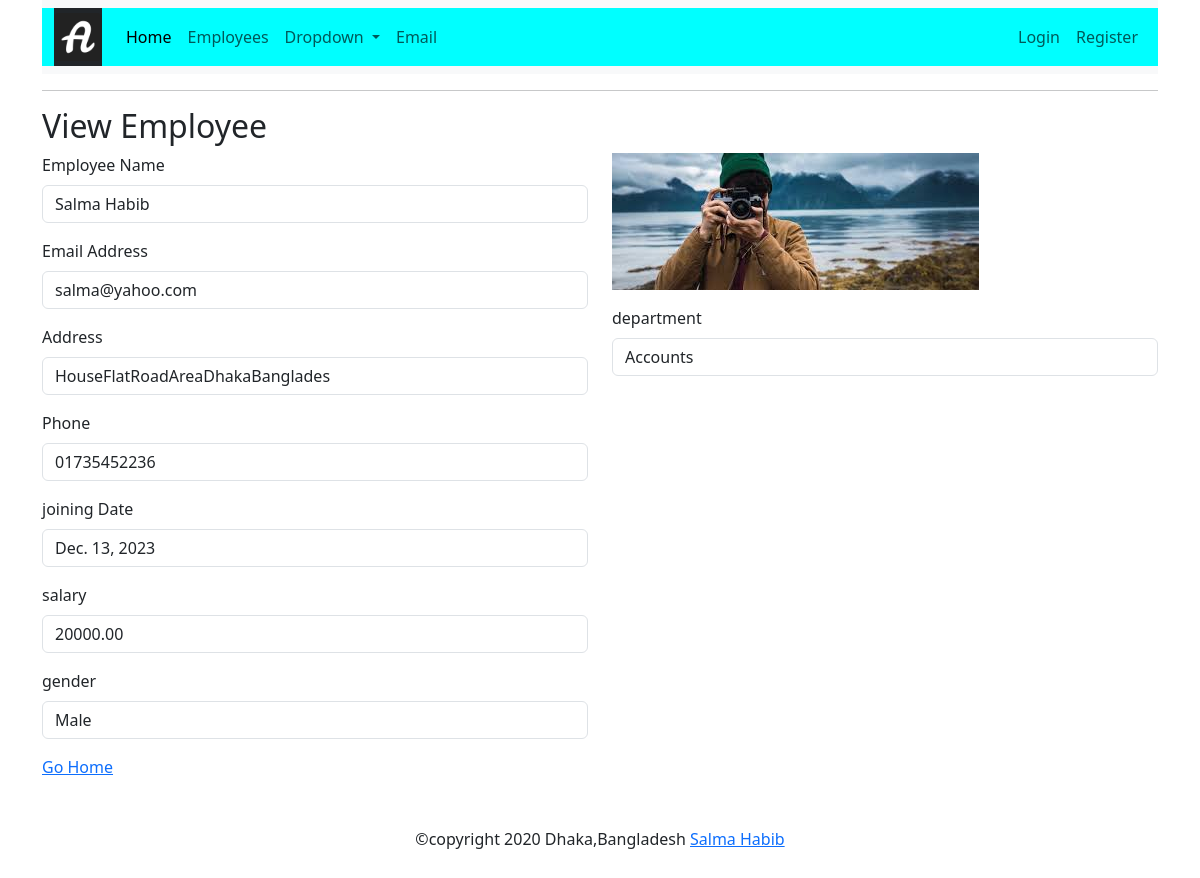
Page /myapp/details/3/ on the committed database.
### myapp/models.py (models this page shows, shortened)
class Employee(models.Model):
    GENDER_CHOICES = [
        ("Male","Male"), ("Female","Female"), ("Other","Other"),
    ]
    name= models.CharField('Employee Name', max_length=100)
    email= models.EmailField('Employee Email', max_length=100, unique=True)
    address= models.TextField('Employee address', max_length=500)
    phone= models.CharField('Employee phone',max_length=20)
    doj= models.DateField('Date of Joining',default=datetime.now, blank= True)
    salary= models.DecimalField('Employee salary',max_digits=8,decimal_places=2)
    gender= models.CharField('Gender', max_length=10,choices=GENDER_CHOICES,default='Male')
    photo= models.FileField('Employee Photo', upload_to='employee', default= 'employee/blank.jpg')
    department= models.ForeignKey(Department, on_delete=models.CASCADE)

class Department (models.Model):
    name= models. CharField('Department name',max_length=40)
    def __str__(self):
        return self.name

### myapp/views.py (the view)
# urls.py: path('details/<int:id>/',views.view_employee,name='employee_view'),
def view_employee(request,id):
    emp = Employee.objects.get(pk=id)
    context = {'employee':emp,'title': 'Employee Details'}
    return render(request,'view_emp.html',context)

### templates/view_emp.html (shortened to what this page needs)
{% extends "base.html" %}
{% block content %}
<form method="post" enctype="multipart/form-data">
    <h2>View Employee</h2>
    <div class="row">
        <div class="col">
            <div class="mb-3">
                <label for="id_name"class="form-label">Employee Name</label>
                <input type="text" class="form-control" id="id_name" value="{{ employee.name }}">
            </div>
            <div class="mb-3">
                <label for="exampleInputName"class="form-label">Email Address</label>
                <input type="text" class="form-control" id="id_name" value="{{ employee.email }}">
            </div>
            <div class="mb-3">
                <label for="exampleInputName"class="form-label">Address</label>
                <input type="text" class="form-control" id="id_name" value="{{ employee.address }}">
            </div>
                <div class="mb-3">
                    <label for="exampleInputName"class="form-label">Phone</label>
                    <input type="text" class="form-control" id="id_name" value="{{ employee.phone }}">
                </div>
                    <div class="mb-3">
                        <label for="exampleInputName"class="form-label">joining Date</label>
                        <input type="text" class="form-control" id="id_name" value="{{ employee.doj }}"></div>
                        <div class="mb-3">
                            <label for="exampleInputName"class="form-label">salary</label>
                            <input type="text" class="form-control" id="id_name" value="{{ employee.salary }}"></div>
                            <div class="mb-3">
                                <label for="exampleInputName"class="form-label">gender</label>
                                <input type="text" class="form-control" id="id_name" value="{{ employee.gender }}">
                            </div>
        </div>
        <div class="col">
            <div class="mb-3">
                <img src="{{employee.photo.url}}" alt="">
            </div>
                <div class="mb-3">
                    <label for="exampleInputName"class="form-label">department</label>
                    <input type="text" class="form-control" id="id_name" value="{{ employee.department }}">
                </div>
    </div>
<a href="{% url 'home' %}">Go Home</a>
</form>
{% endblock content  %}

### rows in the picture
Employee: name "Salma Habib", email "salma@yahoo.com", address "HouseFlatRoadAreaDhakaBanglades", phone "01735452236", doj "Dec. 13, 2023", salary "20000.00", gender "Male", photo (picture), department "Accounts"
